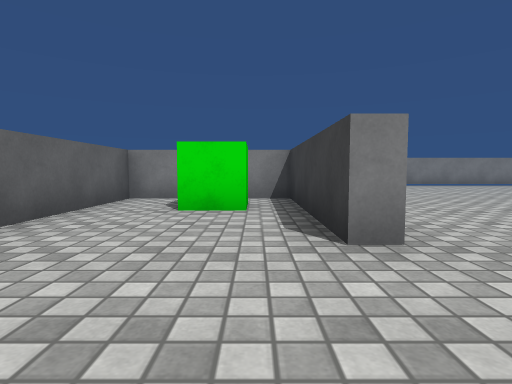
View 1 (above)

19 first-person views from a walk through a 3-D level made in the Unity game engine. The camera is 0.58 m above the floor, tilts 4° down and sees 80° across. The floor is counted in squares, 1 m on a side. Each view is taken from the middle of a square. On the plan, view 1 faces up. The plan holds only what a view shows up to about 9 squares ahead; the rest is blank. The place goes on beyond the plan. The player character is not drawn. Some animated figures are not drawn. Surface patterns are stand-ins for the level's own textures.

View 2
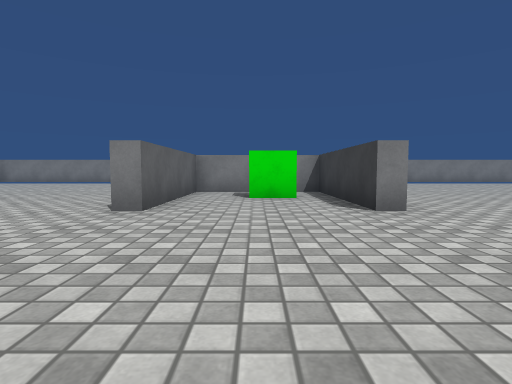

View 3
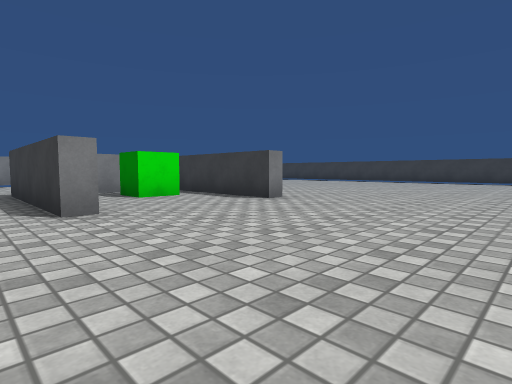

View 4
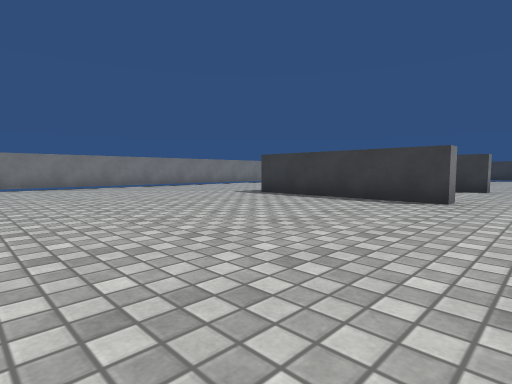

View 5
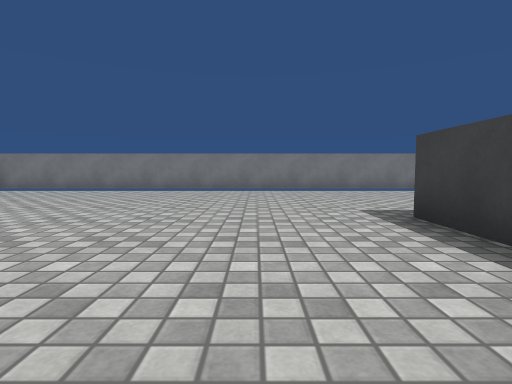

View 6
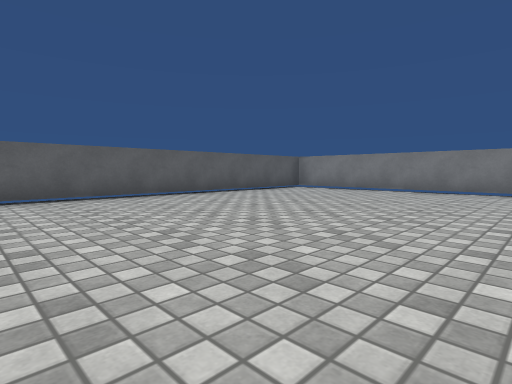

View 7
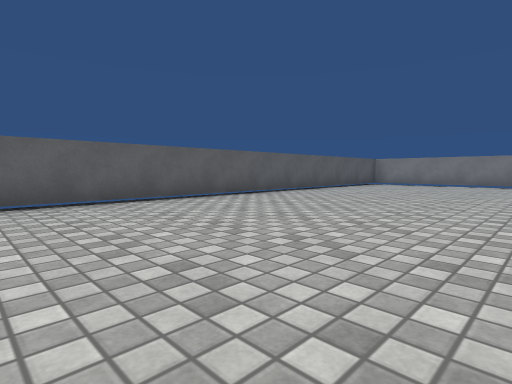

View 8
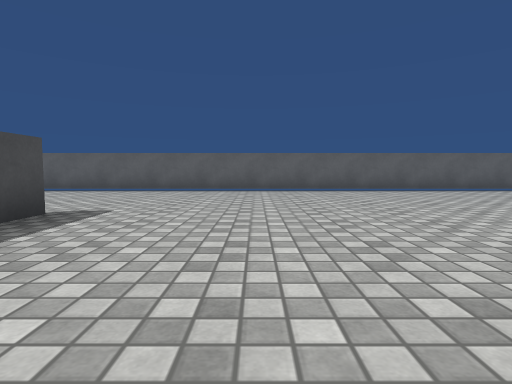

View 9
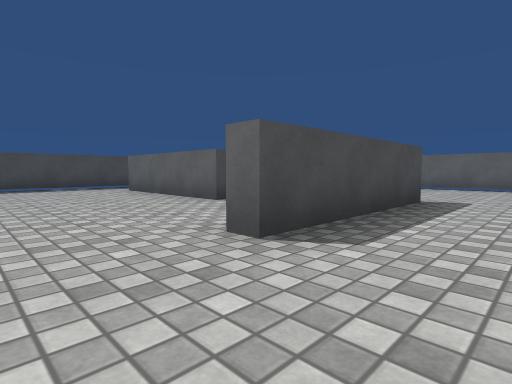

View 10
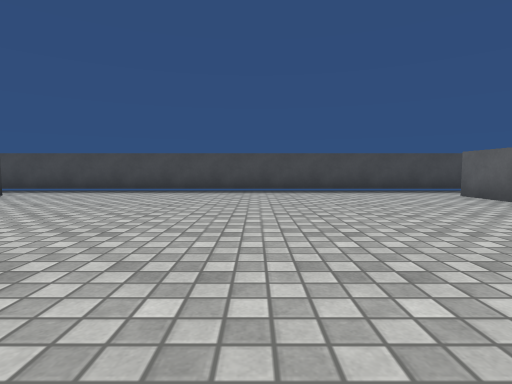

View 11
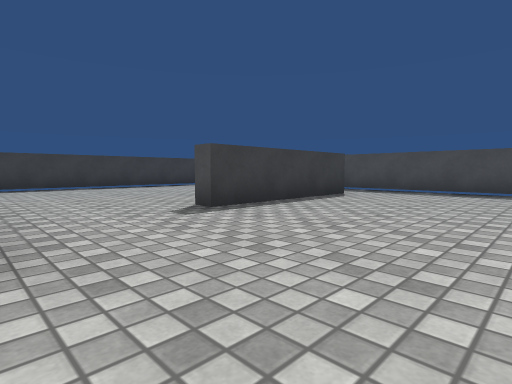

View 12
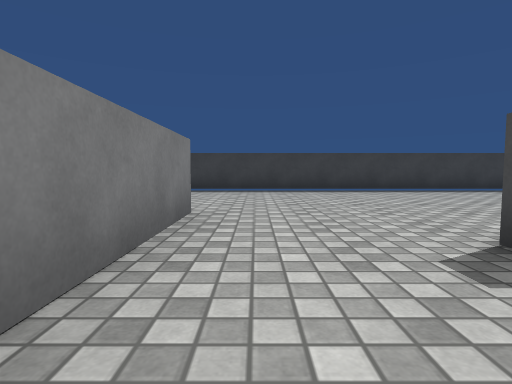

View 13
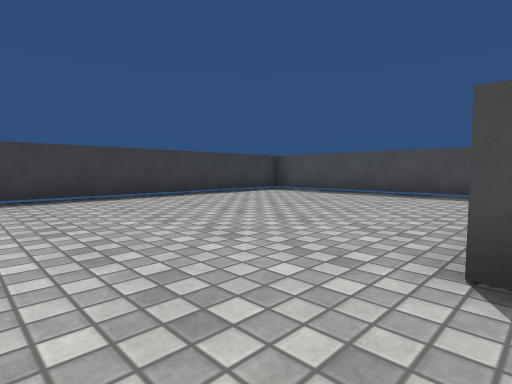

View 14
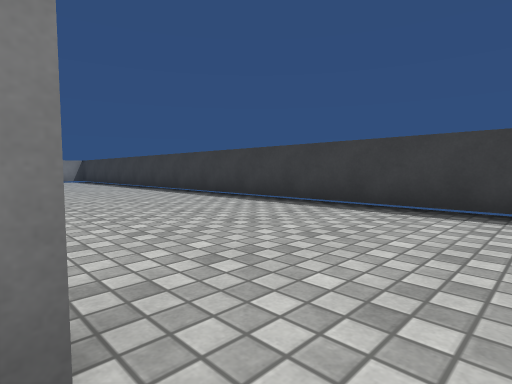

View 15
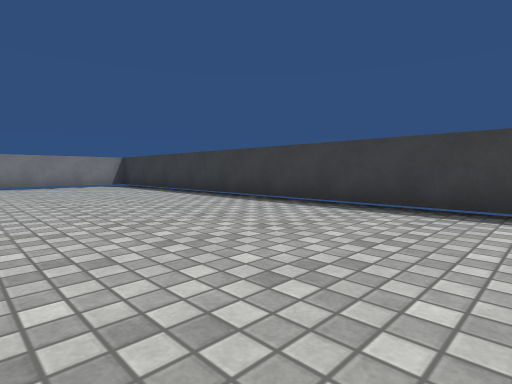

View 16
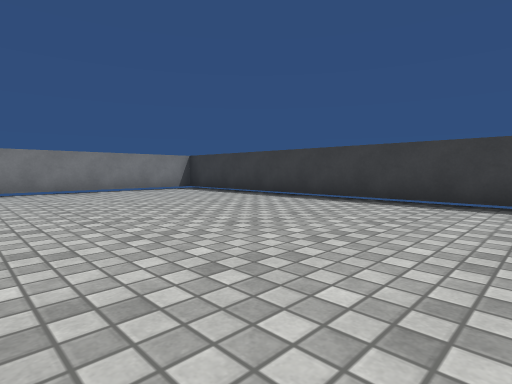

View 17
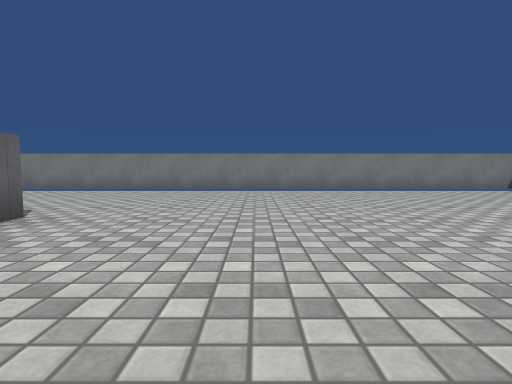

View 18
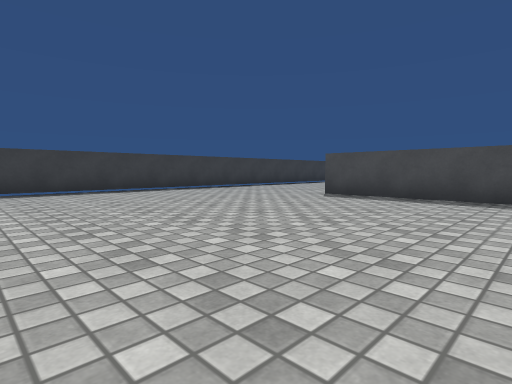

View 19
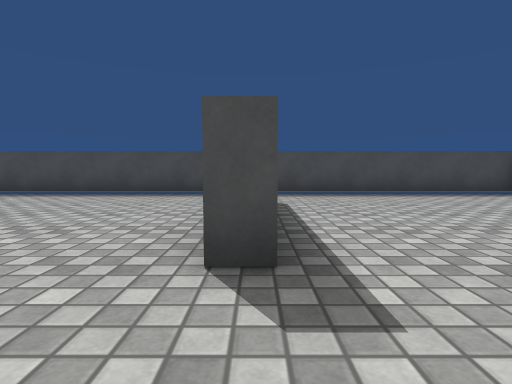

### Floor plan
Points are (right, up) in squares from view 1. A wall is a line through its corners. A room is listed if a view was taken in it or the views show most of it. See-through windows are left out.
Room 1 (views 1, 2, 3, 4, 5, 6, 7, 8, 9, 10, 11, 12, 13, 14, 15, 16, 17, 18, 19)
walls: (1.2, 2.3) (0.7, 2.3) (0.7, 6.3) (-2.6, 6.3) (-2.6, 2.3) (-3.1, 2.3) (-3.1, 6.8); (3.5, -3.8) (7.2, -3.8); (1.1, 6.8) (1.1, 6.2); (7.2, -4.1) (4, -4.1); (-8.1, -3.8) (-3.8, -3.8) (-3.8, -4.2); (-6.2, -6.8) (-5.7, -6.8) (-5.7, -11); (4.9, -11.1) (4.9, -6.8) (5.4, -6.8); (-12.6, 9.2) (-12.6, -7); (11.4, 11.7) (-12.4, 11.7); (11.6, -12) (11.6, 10.2); (-12.5, -12.6) (10.1, -12.6)
objects: green cube (-1, 5) to (0, 5)

Positions as (right, up) in squares from view 1, and headings:
1: (0, 0), facing up
2: (-1, -2), facing up
3: (-4, -2), facing up-right
4: (-9, 1), facing up-right
5: (-5, 3), facing up
6: (-6, 3), facing up-left
7: (-7, -1), facing up-left
8: (-4, -1), facing left
9: (-2, -2), facing down-left
10: (-1, -4), facing down
11: (1, -4), facing down-right
12: (3, -5), facing right
13: (5, -5), facing down-right
14: (7, -5), facing up-right
15: (7, 0), facing up-right
16: (6, 3), facing up-right
17: (4, 3), facing up
18: (3, 3), facing down-right
19: (-6, -5), facing down
